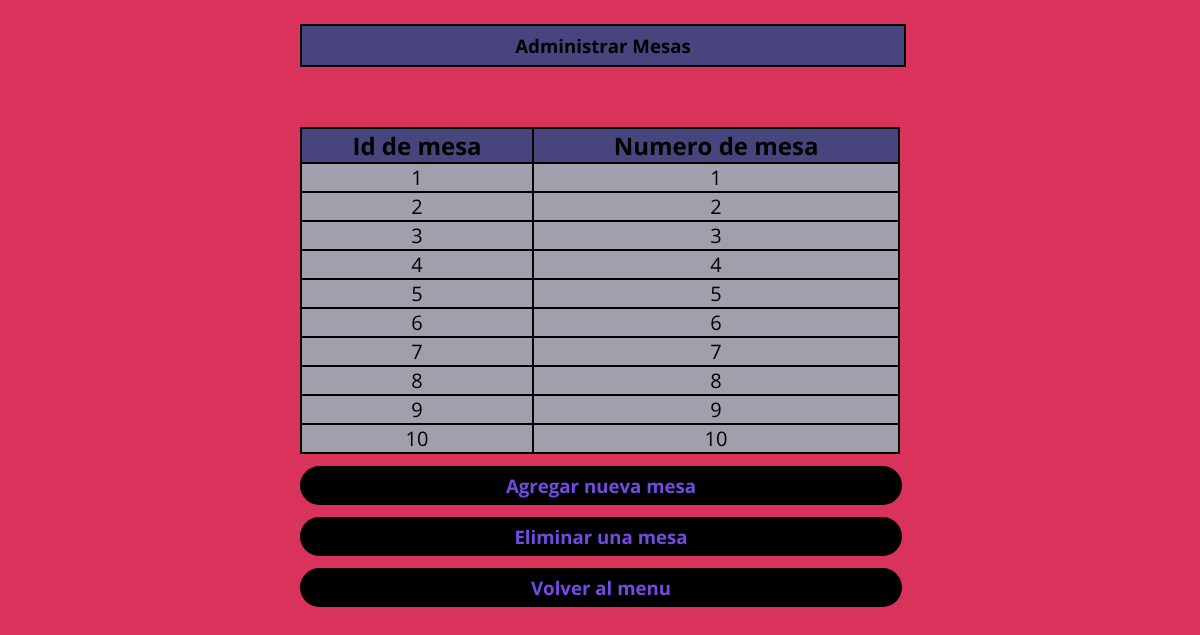
The page /mesas.php on the database its author committed.
### tables this page shows
CREATE TABLE `mesas` (
  `mesas_id` int(11) NOT NULL,
  `mesas_numero` int(11) NOT NULL,
  `mesas_disponible` tinyint(1) NOT NULL DEFAULT '1',
  `mesas_id_mozo` int(11) NOT NULL
);

### mesas.php (the view, shortened to what this page needs)
<!DOCTYPE html>
<html lang="es">
<head>
	<link href="mesas.css" rel="stylesheet" type="text/css">
</head>
<body>
<h1>Administrar Mesas</h1>
	<?php
		include "connect.php";
		$sql = "SELECT * FROM `mesas`";
		$rs = $bdmotor->query($sql);
		if($cant=mysqli_num_rows($rs))
		{
			echo "<table>
				<tr class='titulos-tabla'>
		 			<td> Id de mesa </td>
		 		 	<td> Numero de mesa </td>
		 		<tr>";
			while ($row = $rs->fetch_array(MYSQLI_ASSOC))
		 	{
		 		echo
		 		"<tr class='tabla'>
		 			<td class='c1'>".$row["mesas_id"]."</td>
		 		 	<td class='c2'>".$row["mesas_numero"]."</td>
		 		<tr>";
		 	}
		 	echo "</table>";
		}
		else
		{
			echo "La base de datos esta vacia.";
		}
		$var1 = -1;
		$var2 = -2;
	 	echo "<a href=\"admin_mesas.php?id=".$var1."\" class='bAgregar'> Agregar nueva mesa </a>
		 	  <a href=\"admin_mesas.php?id=".$var2."\" class='bEliminar'> Eliminar una mesa </a>
	 		  <a href=\"index.php?\" class='bVolver'> Volver al menu </a>";
	?>
</body>
</html>

### mesas.css (style rules this page uses)
* { margin: 0; padding: 0; font-family: "Open Sans"; }
body { background: #D9335C; float:centre; }
body h1 { display: block; text-decoration: none; color: black; text-align: center; font-size: 14pt; font-weight: bold; padding: 7px; background: #47447E; width: 49%; margin-left: 25%; margin-top: 2%; border: 2px solid #000; }
body table { width: 50%; float: centre; border: 2px solid #000; border-collapse: collapse; background: #A09FAB; margin-left: 25%; margin-top: 5%; }
table td { border: 2px solid #000; }
table .titulos-tabla { text-align: center; font-weight: bold; font-size: 18pt; background: #47447E; }
table .tabla .c1, .c2, .c3, .c4 { text-align: center; font-size: 15pt; }
.bAgregar { display: block; text-decoration: none; color: #734BE1; text-align: center; font-size: 14pt; font-weight: bold; padding: 7px; background: black; width: 49%; margin-left: 25%; margin-top: 1%; border-radius: 50px; }
.bEliminar { display: block; text-decoration: none; color: #734BE1; text-align: center; font-size: 14pt; font-weight: bold; padding: 7px; background: black; width: 49%; margin-left: 25%; margin-top: 1%; border-radius: 50px; }
.bVolver { display: block; text-decoration: none; color: #734BE1; text-align: center; font-size: 14pt; font-weight: bold; padding: 7px; background: black; width: 49%; margin-left: 25%; margin-top: 1%; border-radius: 50px; }

### rows shown on the page
mesas: mesas_id "1", mesas_numero "1"
mesas: mesas_id "2", mesas_numero "2"
mesas: mesas_id "3", mesas_numero "3"
mesas: mesas_id "4", mesas_numero "4"
mesas: mesas_id "5", mesas_numero "5"
mesas: mesas_id "6", mesas_numero "6"
mesas: mesas_id "7", mesas_numero "7"
mesas: mesas_id "8", mesas_numero "8"
mesas: mesas_id "9", mesas_numero "9"
mesas: mesas_id "10", mesas_numero "10"
